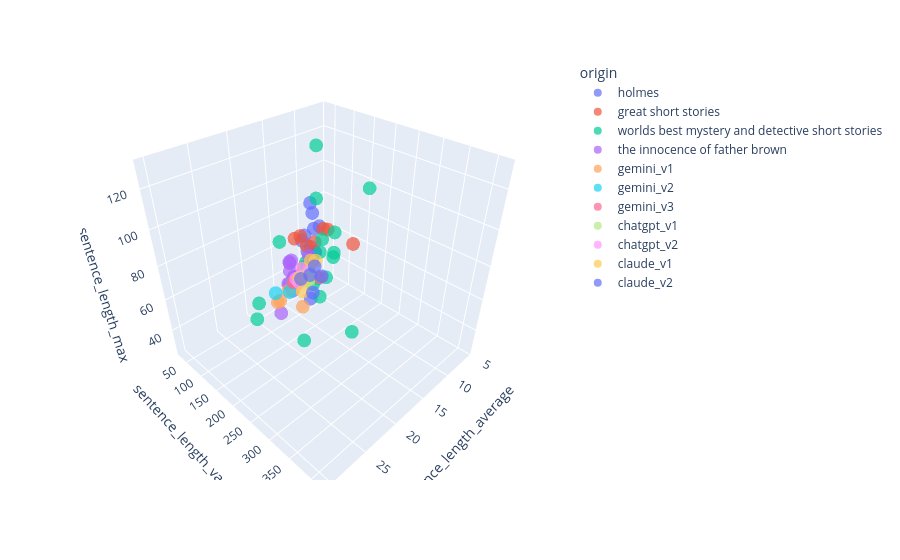

Notebook code for this chart:
### Code cell
fig = px.scatter_3d(
    stories_df,
    "sentence_length_average",
    "sentence_length_variance",
    "sentence_length_max",
    color="origin",
    opacity=0.7
)

fig.show()

### Figure 1 — Plotly figure (JSON) as saved in the notebook; plotly's stock layout.template omitted (floating-point values rounded to 4 significant figures)
{"data": [{"hovertemplate": "origin=holmes<br>sentence_length_average=%{x}<br>sentence_length_variance=%{y}<br>sentence_length_max=%{z}<extra></extra>", "legendgroup": "holmes", "marker": {"color": "#636efa", "opacity": 0.7, "symbol": "circle"}, "mode": "markers", "name": "holmes", "scene": "scene", "showlegend": true, "type": "scatter3d", "x": [12.78, 16.69, 15.71, 14.7, 15.15, 14.39, 13.65, 15.47, 16.02, 13.68, 15.25, 14.84], "y": [113.3, 165.4, 152.9, 125.8, 154.2, 154.8, 121.0, 148.3, 141.3, 131.1, 120.1, 143.5], "z": [79, 49, 78, 70, 74, 88, 61, 102, 84, 68, 77, 95]}, {"hovertemplate": "origin=great short stories<br>sentence_length_average=%{x}<br>sentence_length_variance=%{y}<br>sentence_length_max=%{z}<extra></extra>", "legendgroup": "great short stories", "marker": {"color": "#EF553B", "opacity": 0.7, "symbol": "circle"}, "mode": "markers", "name": "great short stories", "scene": "scene", "showlegend": true, "type": "scatter3d", "x": [18.36, 22.2, 19.64, 14.42, 15.62, 18.05, 15.06, 11.7], "y": [154.6, 251.1, 256.9, 101.0, 255.1, 201.0, 174.8, 61.72], "z": [88, 103, 107, 76, 92, 91, 90, 45]}, {"hovertemplate": "origin=worlds best mystery and detective short stories<br>sentence_length_average=%{x}<br>sentence_length_variance=%{y}<br>sentence_length_max=%{z}<extra></extra>", "legendgroup": "worlds best mystery and detective short stories", "marker": {"color": "#00cc96", "opacity": 0.7, "symbol": "circle"}, "mode": "markers", "name": "worlds best mystery and detective short stories", "scene": "scene", "showlegend": true, "type": "scatter3d", "x": [12.74, 27.84, 12.7, 27.07, 17.92, 5.701, 11.97, 17.28, 18.07, 15.71, 17.07, 17.1, 17.85, 17.89, 21.46, 14.59, 11.19, 30.29, 22.71], "y": [135.7, 336.7, 128.7, 415.3, 175.2, 60.71, 237.4, 200.5, 196.1, 212.2, 190.0, 192.9, 245.2, 226.3, 171.7, 151.0, 63.22, 281.8, 124.6], "z": [75, 81, 66, 97, 76, 40, 113, 57, 66, 82, 111, 67, 101, 74, 94, 130, 43, 89, 54]}, {"hovertemplate": "origin=the innocence of father brown<br>sentence_length_average=%{x}<br>sentence_length_variance=%{y}<br>sentence_length_max=%{z}<extra></extra>", "legendgroup": "the innocence of father brown", "marker": {"color": "#ab63fa", "opacity": 0.7, "symbol": "circle"}, "mode": "markers", "name": "the innocence of father brown", "scene": "scene", "showlegend": true, "type": "scatter3d", "x": [17.63, 15.45, 18.76, 23.25, 18.76, 17.12, 16.02, 18.39, 16.55, 18.67, 16.99, 17.39], "y": [120.4, 95.88, 144.5, 199.4, 165.8, 115.5, 151.7, 144.0, 110.3, 143.5, 105.9, 130.9], "z": [54, 51, 74, 61, 68, 66, 73, 55, 66, 68, 51, 59]}, {"hovertemplate": "origin=gemini_v1<br>sentence_length_average=%{x}<br>sentence_length_variance=%{y}<br>sentence_length_max=%{z}<extra></extra>", "legendgroup": "gemini_v1", "marker": {"color": "#FFA15A", "opacity": 0.7, "symbol": "circle"}, "mode": "markers", "name": "gemini_v1", "scene": "scene", "showlegend": true, "type": "scatter3d", "x": [19.23, 13.43, 17.5, 12.61, 16.53], "y": [186.3, 38.34, 78.14, 45.35, 67.19], "z": [53, 28, 35, 30, 32]}, {"hovertemplate": "origin=gemini_v2<br>sentence_length_average=%{x}<br>sentence_length_variance=%{y}<br>sentence_length_max=%{z}<extra></extra>", "legendgroup": "gemini_v2", "marker": {"color": "#19d3f3", "opacity": 0.7, "symbol": "circle"}, "mode": "markers", "name": "gemini_v2", "scene": "scene", "showlegend": true, "type": "scatter3d", "x": [18.68, 16.44, 14.72, 12.92, 12.66], "y": [96.42, 99.06, 78.75, 76.97, 54.88], "z": [47, 43, 43, 41, 35]}, {"hovertemplate": "origin=gemini_v3<br>sentence_length_average=%{x}<br>sentence_length_variance=%{y}<br>sentence_length_max=%{z}<extra></extra>", "legendgroup": "gemini_v3", "marker": {"color": "#FF6692", "opacity": 0.7, "symbol": "circle"}, "mode": "markers", "name": "gemini_v3", "scene": "scene", "showlegend": true, "type": "scatter3d", "x": [16.15, 14.36, 14.66, 12.94, 13.23], "y": [109.3, 104.1, 78.59, 131.3, 102.7], "z": [51, 50, 43, 50, 52]}, {"hovertemplate": "origin=chatgpt_v1<br>sentence_length_average=%{x}<br>sentence_length_variance=%{y}<br>sentence_length_max=%{z}<extra></extra>", "legendgroup": "chatgpt_v1", "marker": {"color": "#B6E880", "opacity": 0.7, "symbol": "circle"}, "mode": "markers", "name": "chatgpt_v1", "scene": "scene", "showlegend": true, "type": "scatter3d", "x": [9.382, 10.47, 10.18, 9.985, 9.156], "y": [37.0, 51.58, 31.72, 51.54, 31.2], "z": [26, 34, 31, 37, 26]}, {"hovertemplate": "origin=chatgpt_v2<br>sentence_length_average=%{x}<br>sentence_length_variance=%{y}<br>sentence_length_max=%{z}<extra></extra>", "legendgroup": "chatgpt_v2", "marker": {"color": "#FF97FF", "opacity": 0.7, "symbol": "circle"}, "mode": "markers", "name": "chatgpt_v2", "scene": "scene", "showlegend": true, "type": "scatter3d", "x": [11.4, 12.8, 12.23], "y": [51.9, 55.12, 54.63], "z": [42, 38, 34]}, {"hovertemplate": "origin=claude_v1<br>sentence_length_average=%{x}<br>sentence_length_variance=%{y}<br>sentence_length_max=%{z}<extra></extra>", "legendgroup": "claude_v1", "marker": {"color": "#FECB52", "opacity": 0.7, "symbol": "circle"}, "mode": "markers", "name": "claude_v1", "scene": "scene", "showlegend": true, "type": "scatter3d", "x": [13.52, 14.07, 12.92, 12.04, 15.33], "y": [87.99, 87.93, 82.02, 105.3, 145.2], "z": [35, 46, 42, 56, 68]}, {"hovertemplate": "origin=claude_v2<br>sentence_length_average=%{x}<br>sentence_length_variance=%{y}<br>sentence_length_max=%{z}<extra></extra>", "legendgroup": "claude_v2", "marker": {"color": "#636efa", "opacity": 0.7, "symbol": "circle"}, "mode": "markers", "name": "claude_v2", "scene": "scene", "showlegend": true, "type": "scatter3d", "x": [15.57, 15.94, 17.93, 13.52, 12.11], "y": [119.4, 152.6, 192.7, 126.1, 124.3], "z": [53, 61, 60, 58, 48]}], "layout": {"legend": {"title": {"text": "origin"}, "tracegroupgap": 0}, "margin": {"t": 60}, "scene": {"domain": {"x": [0, 1], "y": [0, 1]}, "xaxis": {"title": {"text": "sentence_length_average"}}, "yaxis": {"title": {"text": "sentence_length_variance"}}, "zaxis": {"title": {"text": "sentence_length_max"}}}}}
